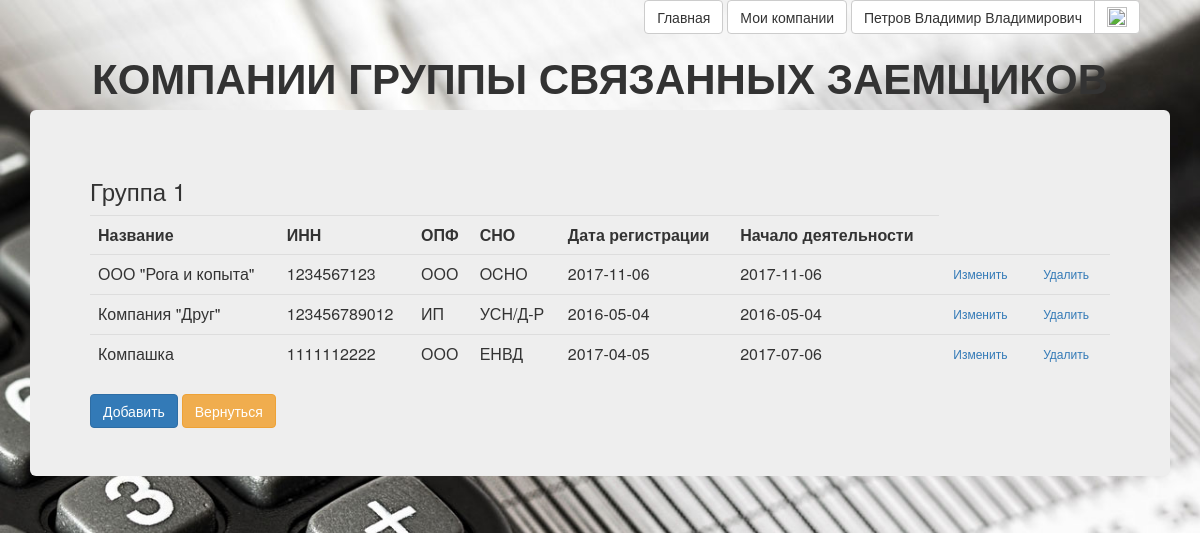
/cred_limit/company_list.php?GSZ_Id=1 (signed in), run on the app's committed database.
### tables this page shows
CREATE TABLE `users` (
  `id` bigint(20) UNSIGNED NOT NULL,
  `email` char(64) NOT NULL,
  `nickname` char(64) NOT NULL,
  `password` char(225) NOT NULL,
  `fullname` char(100) DEFAULT NULL,
  `newsletter` tinyint(1) DEFAULT NULL,
  `status_active` tinyint(1) NOT NULL
);

CREATE TABLE `gsz` (
  `Id` tinyint(2) UNSIGNED NOT NULL,
  `User_Id` bigint(20) UNSIGNED NOT NULL,
  `Brief_Name` char(30) DEFAULT NULL,
  `Full_Name` char(150) DEFAULT NULL
);

CREATE TABLE `company` (
  `Id` int(10) UNSIGNED NOT NULL,
  `INN` bigint(20) UNSIGNED NOT NULL,
  `GSZ_Id` tinyint(2) UNSIGNED NOT NULL,
  `User_Id` bigint(20) UNSIGNED NOT NULL,
  `Name` char(150) NOT NULL,
  `OPF_Id` tinyint(2) UNSIGNED NOT NULL,
  `SNO_Id` tinyint(2) UNSIGNED NOT NULL,
  `Date_Registr` date DEFAULT NULL,
  `Date_Begin_Work` date DEFAULT NULL
);

CREATE TABLE `opf` (
  `Id` tinyint(2) UNSIGNED NOT NULL,
  `Brief_Name` varchar(10) NOT NULL,
  `Full_Name` varchar(100) NOT NULL,
  `INN_Length` tinyint(2) UNSIGNED NOT NULL,
  `Is_Corporation` tinyint(1) NOT NULL DEFAULT '1' COMMENT 'Признак того, что компания является организацией (не ИП). У ИП=0, у других = 1.'
);

CREATE TABLE `sno` (
  `Id` tinyint(2) UNSIGNED NOT NULL,
  `Brief_Name` varchar(10) NOT NULL,
  `Full_Name` varchar(100) NOT NULL,
  `Cred_Limit_Affect` tinyint(1) NOT NULL DEFAULT '1'
);

### registration/lib/common.php (called while the page is built, shortened)
<?php
function get_current_user_id()
{
	return $_SESSION['user_id'];
}
function db_user_find_by_id($dbh, $id)
{
	$query = 'SELECT * FROM users WHERE id=?';
	$stmt = mysqli_prepare($dbh, $query);
	mysqli_stmt_bind_param($stmt, 's', $id);
	if (mysqli_stmt_execute($stmt) === false)
		db_handle_error($dbh);
	$qr = mysqli_stmt_get_result($stmt);
	$result = mysqli_fetch_assoc($qr);
	return $result;
}

### script/finansist_scripts.php (called while the page is built, shortened)
<?php
require_once $_SERVER['DOCUMENT_ROOT'].'/registration/lib/common.php';
function xss($data)
{
    if (is_array($data))
    {
        $escaped = array();
        foreach ($data as $key => $value)
        {
            $escaped[$key] = xss($value);
        }
        return $escaped;
    }
    return trim(htmlspecialchars($data));
}
function getCell($query)
{
    global $mysqli;
    $result_set = $mysqli->query($query);
    $arr = array_values($result_set->fetch_assoc());
    return $arr[0];
}
function getRow($query)
{
    global $mysqli;
    $result_set = $mysqli->query($query);
    $row = $result_set->fetch_assoc();
    return $row;
}
function getTable($query)
{
    global $mysqli;
    $result_set = $mysqli->query($query);
    $result = array();
    while (($row = $result_set->fetch_assoc()) !=false)
    {
        $result[]=$row;
    }
    return $result;
}
?>

### script/app_config.php (called while the page is built, shortened)
<?php
require_once 'finansist_scripts.php';
$get = xss($_GET);

### cred_limit/script/cred_limit_scripts.php (called while the page is built, shortened)
<?php
require_once($_SERVER['DOCUMENT_ROOT'].'/script/app_config.php');
class GSZ_Item
{
	function __construct($id)
	{
		$query = "SELECT `Brief_Name`, `Full_Name` FROM GSZ WHERE `Id`={$id}";
		$row = getRow($query);
		$this->Id = $id;
		$this->Brief_Name = htmlspecialchars($row['Brief_Name']);
		$query = "SELECT min(`Date_Begin_Work`) FROM `company` WHERE `GSZ_Id`={$id}";
		$Date_Begin_Work = getCell($query);
		$query = "SELECT COUNT(*) FROM `company` WHERE `GSZ_Id`={$id}";
		$NumberCompany = getCell($query);
		$query = "SELECT `Id`, `Date_calc_limit` FROM `calc_limit_dates` WHERE `GSZ_Id`={$id}";
		$result_array = getRow($query);
		$Date_calc_limit = $result_array['Date_calc_limit'];
	}
}
function get_company_set($GSZ_Id)
{
	$query = "SELECT \n"
    . " `A`.`Id` AS `Id`, \n"
    . " `A`.`Name` AS `Name`, \n"
    . " `A`.`INN` AS `INN`, \n"
    . " `B`.`Brief_Name` AS `OPF`, \n"
    . " `C`.`Brief_Name` AS `SNO`, \n"
    . " `A`.`Date_Registr`, \n"
    . " `A`.`Date_Begin_Work`,\n"
    . " `B`.`Is_Corporation`\n"
    . "FROM \n"
    . " `company` `A`, \n"
    . " `OPF` `B`, \n"
    . " `SNO` `C` \n"
    . "WHERE \n"
    . " (`A`.`GSZ_Id` = {$GSZ_Id}) \n"
    . " AND (`A`.`OPF_Id` = `B`.`Id`) \n"
    . " AND (`A`.`SNO_Id` = `C`.`Id`)"
	. " AND (`User_Id`=".get_current_user_id().")";
	$company_set = getTable($query);
	return $company_set;
}

### cred_limit/company_list.php (the view, shortened to what this page needs)
<?php
	require_once('./script/cred_limit_scripts.php');
	include_once ($_SERVER['DOCUMENT_ROOT'].'/registration/header_login.php');
	$GSZ_item = new GSZ_item($get["GSZ_Id"]);
	$company_set = get_company_set($get["GSZ_Id"]);
?>
<!DOCTYPE html>
<html>
<head>
	<link href="/css/bootstrap.min.css" rel="stylesheet"/>
	<link href="/css/style.css" rel="stylesheet"/>
</head>
<body>
	<div class="container">
		<header>
			<h2 class="text-center">КОМПАНИИ ГРУППЫ СВЯЗАННЫХ ЗАЕМЩИКОВ</h2>
		</header>
		<div class="jumbotron">
			<h3><?=$GSZ_item->Brief_Name?></h3>
			<table class="table">
				<?php if (empty ($company_set)): ?>
					<h3>Кажется вы не добавили еще ни одной компании. Добавить компании вы можете по кнопке ниже.</h3>
				<?php else: ?>
				<tr>
					<th>Название</th><th>ИНН</th><th>ОПФ</th><th>СНО</th><th>Дата регистрации</th><th>Начало деятельности</th>
				</tr>
				<?php
				foreach ($company_set as $company) { ?>
				<tr>
					<td><?=$company['Name']?></td><td><?=$company['INN']?></td><td><?=$company['OPF']?></td><td><?=$company['SNO']?></td>
					<td><?=$company['Date_Registr']?></td><td><?=$company['Date_Begin_Work']?></td>
					<td><a class="btn btn-link btn-xs" href="<?=HTML_PATH_COMPANY_EDIT_FORM?>?Company_Id=<?=$company['Id']?>">Изменить</a></td>
					<td><a class="btn btn-link btn-xs" href="<?=HTML_PATH_COMPANY_DELETE_FORM?>?Company_Id=<?=$company['Id']?>">Удалить</a></td>
				</tr>
				<?php
				}
				endif;
				?>
			</table>
			<a class="btn btn-primary" href="<?=HTML_PATH_COMPANY_ADD_FORM?>?GSZ_Id=<?=$GSZ_item->Id?>">Добавить</a>
			<a class="btn btn-warning" href="<?=HTML_PATH_GSZ_LIST_FORM?>">Вернуться</a>
		</div>
	</div>
</body>
</html>

### registration/header_login.php (shortened to what this page needs)
<?php
$dbh = db_connect();
if (is_current_user())
{
$current_user = db_user_find_by_id($dbh, get_current_user_id());
}
else
{
$current_user=false;
}
?>
<html>
<div align="right" style="margin-right:5%" class="wrapper">
		<?php if ($current_user): ?>
			<a href="../" class="btn btn-default">Главная</a>
			<a href="../registration/users_company.php" class="btn btn-default">Мои компании</a>
			<div class="btn-group">
			  <a href="../registration/users_setting.php" title="Настройки профиля" class="btn btn-default"><?= $current_user['fullname'] ?></a>
			  <a href="../registration/logout.php" title="Выход" class="btn btn-default"><img width="20" height="20" src="../img/Out.png"></a>
			</div>
		<?php endif; ?>
</div>
</html>

### css/style.css (style rules this page uses)
body { background-image: url(../img/bg.jpg); height: 100%; background-repeat: no-repeat; background-size: cover; }
h2 { font-size: 42px; font-style: normal; font-weight: 700; text-transform: uppercase; }
table { border-spacing: 0px 10px; margin-bottom: 20px; }
td, th { padding-left: 10px; padding-right: 10px; vertical-align: top; word-wrap:break-word; }
.jumbotron { text-align: left; }

### data on the page
users: fullname "Петров Владимир Владимирович"
gsz: Brief_Name "Группа 1"
company: Name "ООО \"Рога и копыта\"", INN "1234567123", OPF_Id.Brief_Name "ООО", SNO_Id.Brief_Name "OCНО", Date_Registr "2017-11-06", Date_Begin_Work "2017-11-06"
company: Name "Компания \"Друг\"", INN "123456789012", OPF_Id.Brief_Name "ИП", SNO_Id.Brief_Name "УСН/Д-Р", Date_Registr "2016-05-04", Date_Begin_Work "2016-05-04"
company: Name "Компашка", INN "1111112222", OPF_Id.Brief_Name "ООО", SNO_Id.Brief_Name "ЕНВД", Date_Registr "2017-04-05", Date_Begin_Work "2017-07-06"
